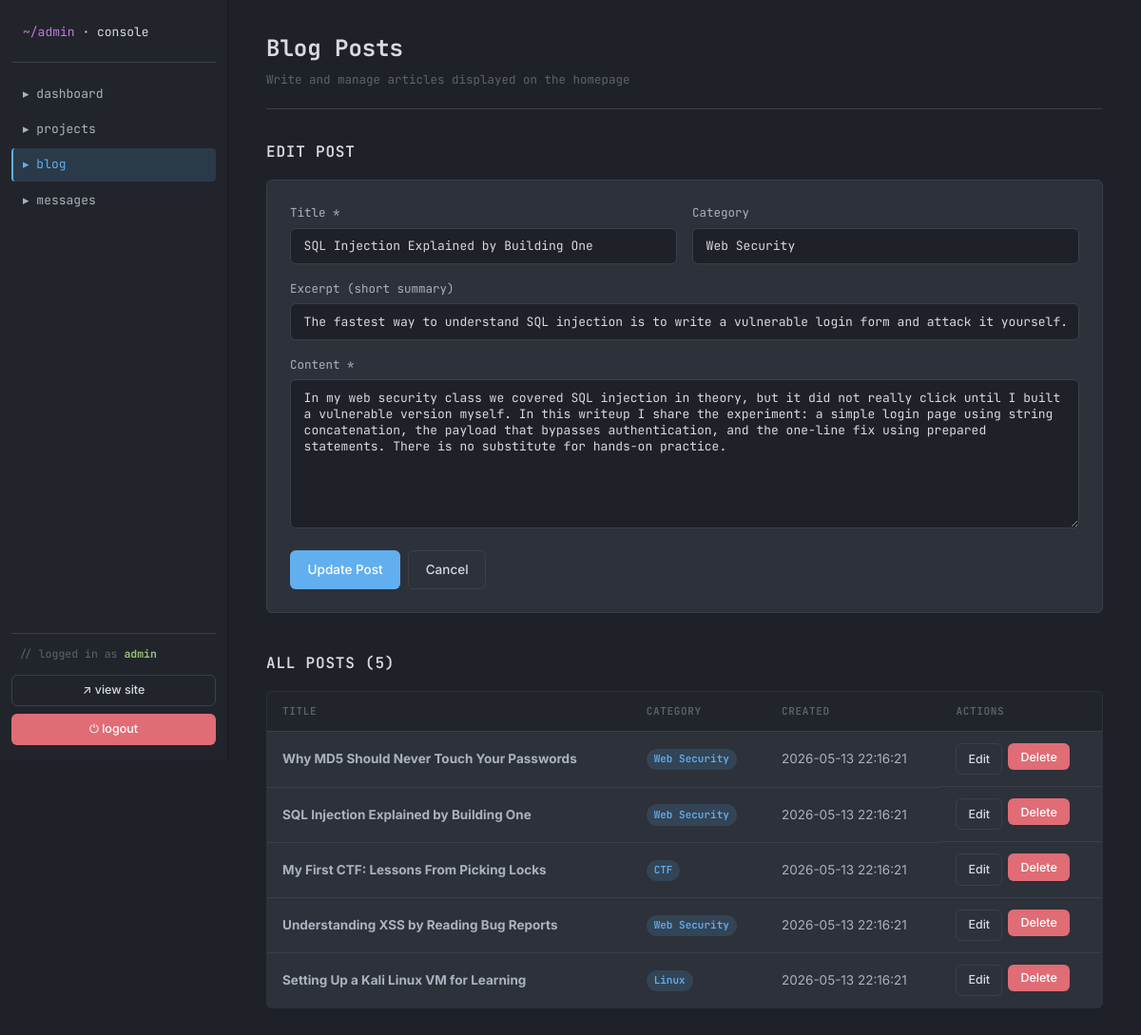
/admin/blog.php?edit=2 (signed in), run on the app's committed database.
### tables this page shows
CREATE TABLE `blog_posts` (
    `id` INT(11) NOT NULL AUTO_INCREMENT,
    `title` VARCHAR(200) NOT NULL,
    `content` TEXT NOT NULL,
    `excerpt` VARCHAR(300) DEFAULT NULL,
    `image` VARCHAR(255) DEFAULT 'assets/img/blog-default.svg',
    `category` VARCHAR(50) DEFAULT 'General',
    `created_at` TIMESTAMP DEFAULT CURRENT_TIMESTAMP,
    PRIMARY KEY (`id`)
);

### includes/functions.php (called while the page is built, shortened)
<?php
function e(string $value): string
{
    return htmlspecialchars($value, ENT_QUOTES | ENT_HTML5, 'UTF-8');
}

### admin/blog.php (the view, shortened to what this page needs)
<?php require __DIR__ . '/header.php'; ?>
<?php
$editing = null;
if (!empty($_GET['edit'])) {
    $stmt = $pdo->prepare('SELECT * FROM blog_posts WHERE id = :id');
    $stmt->execute([':id' => $_GET['edit']]);
    $editing = $stmt->fetch();
}
$posts = $pdo->query('SELECT * FROM blog_posts ORDER BY created_at DESC')->fetchAll();
?>
<div class="admin-header">
    <div>
        <h1>Blog Posts</h1>
        <p class="text-muted">Write and manage articles displayed on the homepage</p>
    </div>
</div>
<section class="admin-section">
    <h2><?= $editing ? 'Edit Post' : 'New Post' ?></h2>
    <form method="POST" class="admin-form">
        <div class="form-row">
            <div class="form-group">
                <label for="title">Title *</label>
                <input type="text" id="title" name="title" required maxlength="200"
                       value="<?= $editing ? e($editing['title']) : '' ?>">
            </div>
            <div class="form-group">
                <label for="category">Category</label>
                <input type="text" id="category" name="category" maxlength="50"
                       value="<?= $editing ? e($editing['category']) : 'General' ?>">
            </div>
        </div>
        <div class="form-group">
            <label for="excerpt">Excerpt (short summary)</label>
            <input type="text" id="excerpt" name="excerpt" maxlength="300"
                   value="<?= $editing ? e($editing['excerpt']) : '' ?>">
        </div>
        <div class="form-group">
            <label for="content">Content *</label>
            <textarea id="content" name="content" rows="8" required><?= $editing ? e($editing['content']) : '' ?></textarea>
        </div>
        <div class="form-actions">
            <button type="submit" class="btn btn-primary"><?= $editing ? 'Update Post' : 'Publish Post' ?></button>
            <?php if ($editing): ?>
                <a href="blog.php" class="btn btn-outline">Cancel</a>
            <?php endif; ?>
        </div>
    </form>
</section>
<section class="admin-section">
    <h2>All Posts (<?= count($posts) ?>)</h2>
    <?php if (!$posts): ?>
        <p class="empty-state">No posts yet.</p>
    <?php else: ?>
        <table class="admin-table">
            <thead>
                <tr>
                    <th>Title</th>
                    <th>Category</th>
                    <th>Created</th>
                    <th>Actions</th>
                </tr>
            </thead>
            <tbody>
                <?php foreach ($posts as $p): ?>
                <tr>
                    <td><strong><?= e($p['title']) ?></strong></td>
                    <td><span class="badge"><?= e($p['category']) ?></span></td>
                    <td><?= e($p['created_at']) ?></td>
                    <td class="actions-cell">
                        <a href="?edit=<?= (int)$p['id'] ?>" class="btn btn-outline btn-sm">Edit</a>
                        <form method="POST" style="display:inline" data-confirm="Delete this post?">
                            <button type="submit" class="btn btn-danger btn-sm">Delete</button>
                        </form>
                    </td>
                </tr>
                <?php endforeach; ?>
            </tbody>
        </table>
    <?php endif; ?>
</section>
<?php require __DIR__ . '/footer.php'; ?>

### assets/css/style.css (style rules this page uses)
:root { --bg-app: #1e2127; --bg-titlebar: #21252b; --bg-activitybar: #2c313a; --bg-sidebar: #21252b; --bg-editor: #282c34; --bg-tabbar: #21252b; --bg-tab-active: #282c34; --bg-statusbar: #21252b; --bg-elev: #2c313a; --bg-elev-hover: #353b45; --border: #181a1f; --border-soft: #3a3f4b; --text-primary: #abb2bf; --text-strong: #d7dae0; --text-muted: #5c6370; --text-comment: #7f848e; --accent-blue: #61afef; --accent-purple: #c678dd; --accent-green: #98c379; --accent-yellow: #e5c07b; --accent-red: #e06c75; --accent-cyan: #56b6c2; --selection: rgba(97, 175, 239, 0.2); --radius: 6px; --transition: 0.18s ease; --font-ui: 'Inter', -apple-system, BlinkMacSystemFont, sans-serif; --font-mono: 'JetBrains Mono', 'SF Mono', Menlo, Consolas, monospace; }
*, *::before, *::after { box-sizing: border-box; margin: 0; padding: 0; }
html { scroll-behavior: smooth; }
body { font-family: var(--font-ui); font-size: 14px; line-height: 1.6; background: var(--bg-app); color: var(--text-primary); -webkit-font-smoothing: antialiased; transition: background var(--transition), color var(--transition); }
a { color: var(--accent-blue); text-decoration: none; }
button { font-family: inherit; cursor: pointer; border: none; background: none; color: inherit; }
.btn { display: inline-flex; align-items: center; justify-content: center; gap: 0.5rem; padding: 0.55rem 1.1rem; border-radius: var(--radius); font-size: 13.5px; font-weight: 500; transition: var(--transition); border: 1px solid transparent; font-family: var(--font-ui); cursor: pointer; }
.btn-primary { background: var(--accent-blue); color: white; }
.btn-outline { background: transparent; border-color: var(--border-soft); color: var(--text-strong); }
.btn-sm { padding: 0.35rem 0.75rem; font-size: 12.5px; }
.btn-danger { background: var(--accent-red); color: white; }
.badge { display: inline-block; padding: 0.15rem 0.5rem; border-radius: 999px; background: rgba(97, 175, 239, 0.15); color: var(--accent-blue); font-size: 11px; font-weight: 600; font-family: var(--font-mono); }
.form-group { margin-bottom: 1rem; }
.form-group label { display: block; margin-bottom: 0.35rem; font-family: var(--font-mono); font-size: 12.5px; color: var(--text-primary); }
.form-group input, .form-group textarea, .form-group select { width: 100%; padding: 0.6rem 0.85rem; background: var(--bg-app); border: 1px solid var(--border-soft); border-radius: var(--radius); color: var(--text-strong); font-family: var(--font-mono); font-size: 13px; transition: var(--transition); }
.form-group textarea { resize: vertical; min-height: 120px; }

### assets/css/admin.css (style rules this page uses)
.admin-body { display: flex; min-height: 100vh; background: var(--bg-app); color: var(--text-primary); font-family: var(--font-ui); }
.admin-header { display: flex; justify-content: space-between; align-items: flex-end; margin-bottom: 2rem; padding-bottom: 1.25rem; border-bottom: 1px solid var(--border-soft); }
.admin-header h1 { font-family: var(--font-mono); font-size: 1.5rem; font-weight: 700; color: var(--text-strong); margin-bottom: 0.25rem; }
.text-muted { color: var(--text-muted); font-family: var(--font-mono); font-size: 12.5px; }
.admin-section { margin-bottom: 2.5rem; }
.admin-section h2 { font-family: var(--font-mono); font-size: 1rem; font-weight: 600; color: var(--text-strong); margin-bottom: 1rem; text-transform: uppercase; letter-spacing: 0.05em; }
.admin-table { width: 100%; border-collapse: collapse; background: var(--bg-elev); border: 1px solid var(--border-soft); border-radius: var(--radius); overflow: hidden; font-size: 13.5px; }
.admin-table th, .admin-table td { padding: 0.75rem 1rem; text-align: left; border-bottom: 1px solid var(--border-soft); }
.admin-table thead th { background: var(--bg-tabbar); text-transform: uppercase; font-size: 11px; letter-spacing: 0.06em; color: var(--text-muted); font-weight: 600; font-family: var(--font-mono); }
.admin-table tbody tr:last-child td { border-bottom: none; }
.actions-cell { display: flex; gap: 0.4rem; flex-wrap: wrap; }
.admin-form { padding: 1.5rem; background: var(--bg-elev); border: 1px solid var(--border-soft); border-radius: var(--radius); margin-bottom: 1.25rem; }
.form-row { display: grid; grid-template-columns: 1fr 1fr; gap: 1rem; }
.form-actions { display: flex; gap: 0.5rem; margin-top: 1rem; flex-wrap: wrap; }

### data on the page
blog_posts: title "SQL Injection Explained by Building One", category "Web Security", excerpt "The fastest way to understand SQL injection is to write a vulnerable login form and attack it yourself.", content "In my web security class we covered SQL injection in theory, but it did not really click until I built a vulnerable version myself. In this writeup I share the experiment: a simple login page using string concatenation, the payload that bypasses authentication, and the one-line fix using prepared statements. There is no substitute for hands-on practice.", created_at "2026-05-13 22:16:21"
blog_posts: title "Why MD5 Should Never Touch Your Passwords", category "Web Security", created_at "2026-05-13 22:16:21"
blog_posts: title "My First CTF: Lessons From Picking Locks", category "CTF", created_at "2026-05-13 22:16:21"
blog_posts: title "Understanding XSS by Reading Bug Reports", category "Web Security", created_at "2026-05-13 22:16:21"
blog_posts: title "Setting Up a Kali Linux VM for Learning", category "Linux", created_at "2026-05-13 22:16:21"

### other printed values
$_SESSION['admin_username'] "admin"
count($posts) "5"
